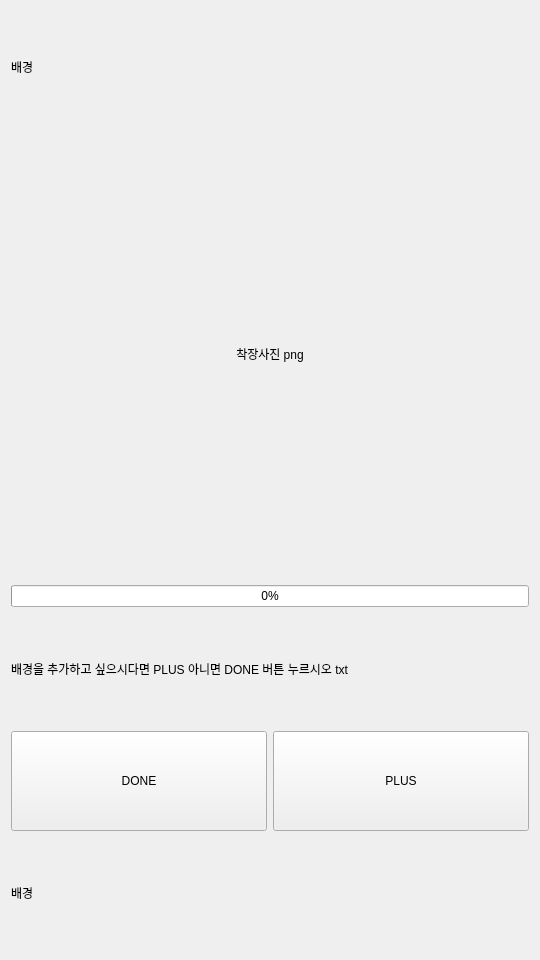
<?xml version="1.0" encoding="UTF-8"?>
<ui version="4.0">
 <class>Fifth_Window</class>
 <widget class="QWidget" name="Fifth_Window">
  <property name="geometry">
   <rect>
    <x>0</x>
    <y>0</y>
    <width>540</width>
    <height>960</height>
   </rect>
  </property>
  <property name="minimumSize">
   <size>
    <width>540</width>
    <height>960</height>
   </size>
  </property>
  <property name="windowTitle">
   <string>Form</string>
  </property>
  <layout class="QGridLayout" name="gridLayout_3">
   <item row="0" column="0" colspan="2">
    <layout class="QGridLayout" name="gridLayout">
     <item row="0" column="0">
      <widget class="QLabel" name="label">
       <property name="minimumSize">
        <size>
         <width>0</width>
         <height>30</height>
        </size>
       </property>
       <property name="text">
        <string>배경</string>
       </property>
      </widget>
     </item>
    </layout>
   </item>
   <item row="1" column="0" colspan="2">
    <layout class="QGridLayout" name="gridLayout_4">
     <item row="0" column="0">
      <widget class="QLabel" name="finish_photo">
       <property name="minimumSize">
        <size>
         <width>0</width>
         <height>450</height>
        </size>
       </property>
       <property name="text">
        <string>착장사진 png</string>
       </property>
       <property name="alignment">
        <set>Qt::AlignCenter</set>
       </property>
      </widget>
     </item>
     <item row="1" column="0">
      <widget class="QProgressBar" name="progressBar">
       <property name="value">
        <number>0</number>
       </property>
      </widget>
     </item>
    </layout>
   </item>
   <item row="2" column="0" colspan="2">
    <layout class="QGridLayout" name="gridLayout_7">
     <item row="0" column="0">
      <widget class="QLabel" name="label_4">
       <property name="text">
        <string>배경을 추가하고 싶으시다면 PLUS 아니면 DONE 버튼 누르시오 txt</string>
       </property>
      </widget>
     </item>
    </layout>
   </item>
   <item row="3" column="0">
    <layout class="QGridLayout" name="gridLayout_5">
     <item row="0" column="0">
      <widget class="QPushButton" name="done">
       <property name="minimumSize">
        <size>
         <width>0</width>
         <height>100</height>
        </size>
       </property>
       <property name="text">
        <string>DONE</string>
       </property>
      </widget>
     </item>
    </layout>
   </item>
   <item row="3" column="1">
    <layout class="QGridLayout" name="gridLayout_6">
     <item row="0" column="0">
      <widget class="QPushButton" name="sixth">
       <property name="minimumSize">
        <size>
         <width>0</width>
         <height>100</height>
        </size>
       </property>
       <property name="text">
        <string>PLUS</string>
       </property>
      </widget>
     </item>
    </layout>
   </item>
   <item row="4" column="0" colspan="2">
    <layout class="QGridLayout" name="gridLayout_2">
     <item row="0" column="0">
      <widget class="QLabel" name="label_2">
       <property name="minimumSize">
        <size>
         <width>0</width>
         <height>30</height>
        </size>
       </property>
       <property name="text">
        <string>배경</string>
       </property>
      </widget>
     </item>
    </layout>
   </item>
  </layout>
 </widget>
 <resources/>
 <connections/>
</ui>
